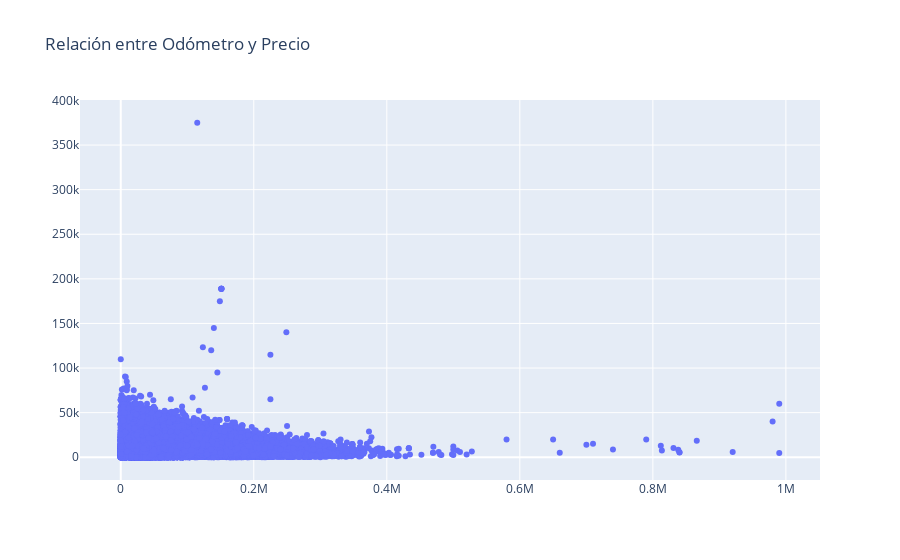

Notebook cell for this chart:
### Code cell
# Crear un scatter plot utilizando plotly.graph_objects
# Se crea una figura vacía y luego se añade un rastro de scatter
figur = go.Figure(data=[go.Scatter(x=car_data['odometer'], y=car_data['price'], mode='markers')])

# Opcional: Puedes añadir un título al gráfico si lo deseas
figur.update_layout(title_text='Relación entre Odómetro y Precio')

# Mostrar el gráfico Plotly
figur.show()

### Figure 1 — Plotly figure (JSON) as saved in the notebook; plotly's stock layout.template omitted (floating-point values rounded to 4 significant figures; data arrays with more than 128 entries replaced by an {"elided": "..."} marker saying what was removed)
{"data": [{"mode": "markers", "type": "scatter", "x": {"elided": "51525 float values"}, "y": {"elided": "51525 int values"}}], "layout": {"title": {"text": "Relación entre Odómetro y Precio"}}}
